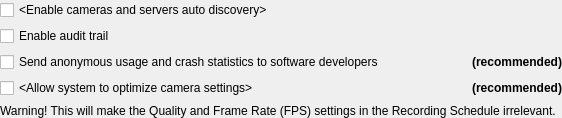
<?xml version="1.0" encoding="UTF-8"?>
<ui version="4.0">
 <class>SystemSettingsWidget</class>
 <widget class="QWidget" name="SystemSettingsWidget">
  <property name="geometry">
   <rect>
    <x>0</x>
    <y>0</y>
    <width>562</width>
    <height>105</height>
   </rect>
  </property>
  <property name="windowTitle">
   <string/>
  </property>
  <layout class="QGridLayout" name="gridLayout" columnstretch="1,0">
   <property name="leftMargin">
    <number>0</number>
   </property>
   <property name="topMargin">
    <number>0</number>
   </property>
   <property name="rightMargin">
    <number>0</number>
   </property>
   <property name="bottomMargin">
    <number>0</number>
   </property>
   <item row="3" column="1">
    <widget class="QLabel" name="tlsRecommendedLabel">
     <property name="font">
      <font>
       <weight>75</weight>
       <bold>true</bold>
      </font>
     </property>
     <property name="text">
      <string>(recommended)</string>
     </property>
     <property name="alignment">
      <set>Qt::AlignRight|Qt::AlignTrailing|Qt::AlignVCenter</set>
     </property>
    </widget>
   </item>
   <item row="0" column="0">
    <widget class="QCheckBox" name="autoDiscoveryCheckBox">
     <property name="text">
      <string notr="true">&lt;Enable cameras and servers auto discovery&gt;</string>
     </property>
     <property name="tristate">
      <bool>true</bool>
     </property>
    </widget>
   </item>
   <item row="2" column="1">
    <widget class="QLabel" name="sslRecommendedLabel">
     <property name="font">
      <font>
       <weight>75</weight>
       <bold>true</bold>
      </font>
     </property>
     <property name="text">
      <string>(recommended)</string>
     </property>
     <property name="alignment">
      <set>Qt::AlignRight|Qt::AlignTrailing|Qt::AlignVCenter</set>
     </property>
    </widget>
   </item>
   <item row="1" column="0">
    <widget class="QCheckBox" name="auditTrailCheckBox">
     <property name="text">
      <string>Enable audit trail</string>
     </property>
    </widget>
   </item>
   <item row="3" column="0">
    <widget class="QCheckBox" name="autoSettingsCheckBox">
     <property name="text">
      <string notr="true">&lt;Allow system to optimize camera settings&gt;</string>
     </property>
    </widget>
   </item>
   <item row="2" column="0">
    <widget class="QCheckBox" name="statisticsReportCheckBox">
     <property name="text">
      <string>Send anonymous usage and crash statistics to software developers</string>
     </property>
    </widget>
   </item>
   <item row="4" column="0" colspan="2">
    <widget class="QLabel" name="settingsWarningLabel">
     <property name="text">
      <string>Warning! This will make the Quality and Frame Rate (FPS) settings in the Recording Schedule irrelevant.</string>
     </property>
     <property name="wordWrap">
      <bool>true</bool>
     </property>
    </widget>
   </item>
  </layout>
 </widget>
 <tabstops>
  <tabstop>autoDiscoveryCheckBox</tabstop>
  <tabstop>auditTrailCheckBox</tabstop>
  <tabstop>statisticsReportCheckBox</tabstop>
  <tabstop>autoSettingsCheckBox</tabstop>
 </tabstops>
 <resources/>
 <connections/>
</ui>
